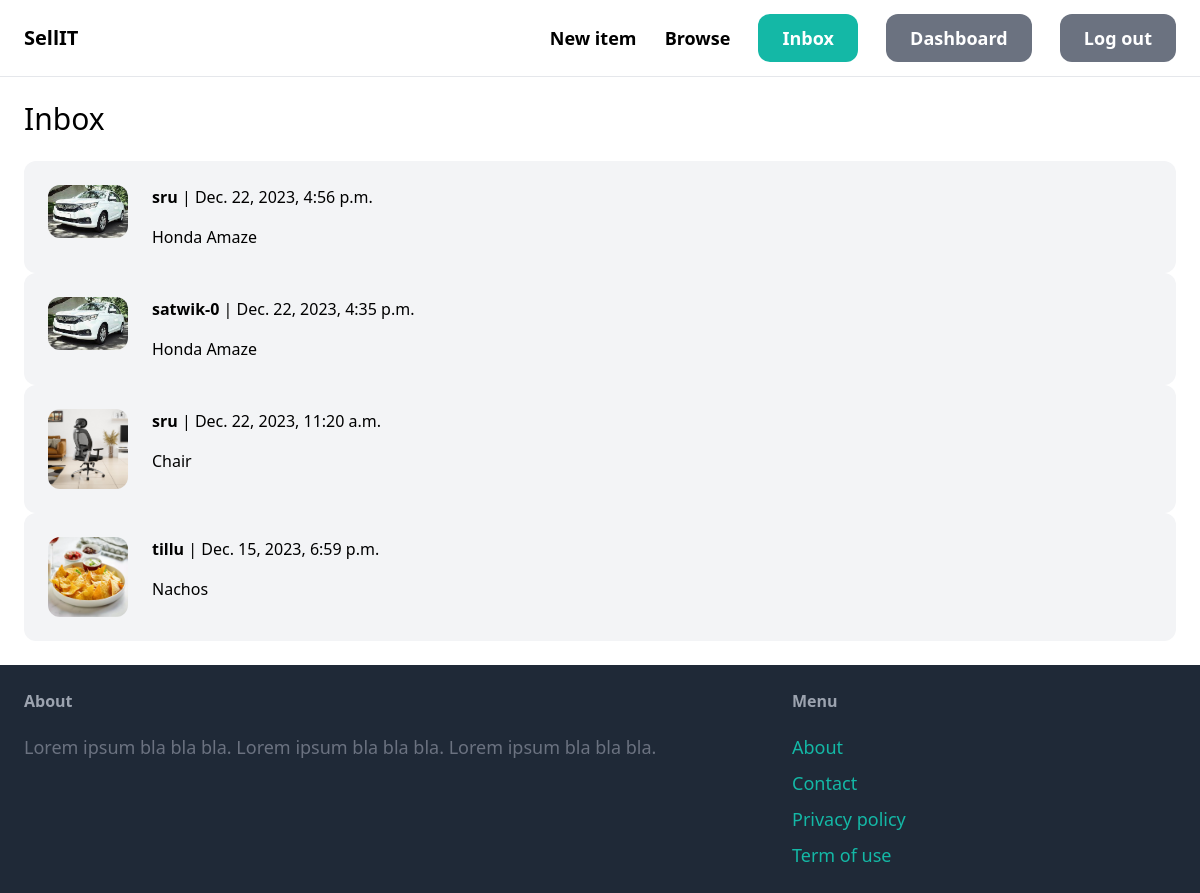
Screenshot of /inbox/ (signed in) with the database file from the repository.
### conversation/models.py (models this page shows)
class Conversation(models.Model):
    item = models.ForeignKey(Item, related_name='conversations', on_delete=models.CASCADE)
    members = models.ManyToManyField(User, related_name='conversations')
    created_at = models.DateTimeField(auto_now_add=True)
    modified_at = models.DateTimeField(auto_now=True)
    class Meta:
        ordering = ('-modified_at',)

### item/models.py (models this page shows, shortened)
class Item(models.Model):
    category = models.ForeignKey(Category, related_name='items', on_delete=models.CASCADE)
    name = models.CharField(max_length=255)
    description = models.TextField(blank=True, null=True)
    price = models.FloatField()
    image = models.ImageField(upload_to='item_images', blank=True, null=True)
    is_sold = models.BooleanField(default=False)
    created_by = models.ForeignKey(User, related_name='items', on_delete=models.CASCADE)
    created_at = models.DateTimeField(auto_now_add=True)

### conversation/views.py (the view)
# urls.py: path('', views.inbox, name='inbox'),
@login_required
def inbox(request):
    conversations = Conversation.objects.filter(members__in=[request.user.id])
    return render(request, 'conversation/inbox.html', {
        'conversations': conversations
    })

### conversation/templates/conversation/inbox.html (shortened to what this page needs)
{% extends 'core/base.html' %}
{% block content %}
<h1 class="mb-6 text-3xl">Inbox</h1>
<div class="space-y-6">
    {% for conversation in conversations %}
        <a href="{% url 'conversation:detail' conversation.id %}">
            <div class="p-6 flex bg-gray-100 rounded-xl">
                <div class="pr-6">
                    <img src="{{ conversation.item.image.url }}" class="w-20 rounded-xl">
                </div>
                <div>
                    {% for member in conversation.members.all %}
                        {% if member != request.user %}
                            <p class="mb-4"><strong>{{ member.username }}</strong> | {{ conversation.modified_at }}</p>
                            <p>{{ conversation.item.name }}</p>
                        {% endif %}
                    {% endfor %}
                </div>
            </div>
        </a>
    {% endfor %}
</div>
{% endblock %}

### rows the page displays
Conversation: item.image (picture), modified_at "Dec. 22, 2023, 4:56 p.m.", item.name "Honda Amaze"
Conversation: item.image (picture), modified_at "Dec. 22, 2023, 4:35 p.m.", item.name "Honda Amaze"
Conversation: item.image (picture), modified_at "Dec. 22, 2023, 11:20 a.m.", item.name "Chair"
Conversation: item.image (picture), modified_at "Dec. 15, 2023, 6:59 p.m.", item.name "Nachos"

### other values shown
{{ member.username }} "sru"
{{ member.username }} "satwik-0"
{{ member.username }} "tillu"
